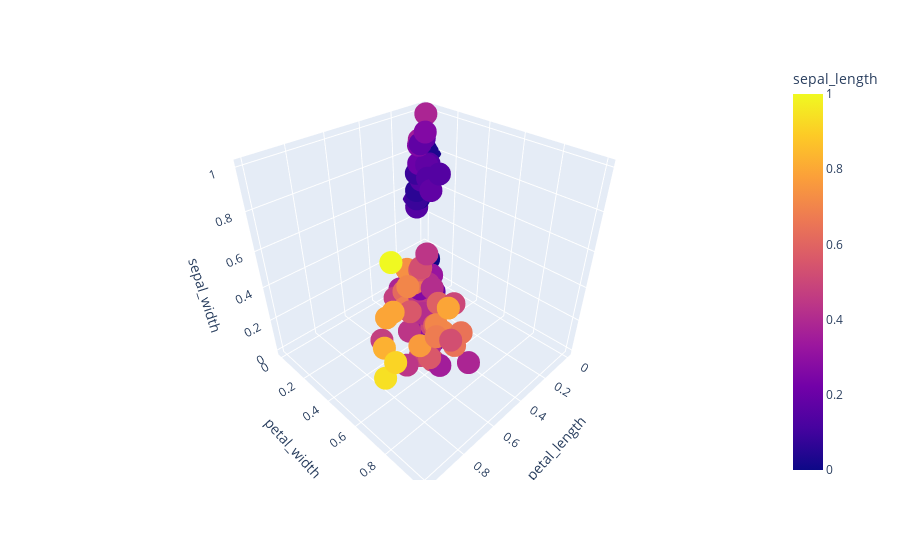

The code cell stored with this chart in its notebook:
### Code cell
fig = px.scatter_3d(X_iris_scaled, x="petal_length", y="petal_width",z="sepal_width",color="sepal_length")
fig.show()
